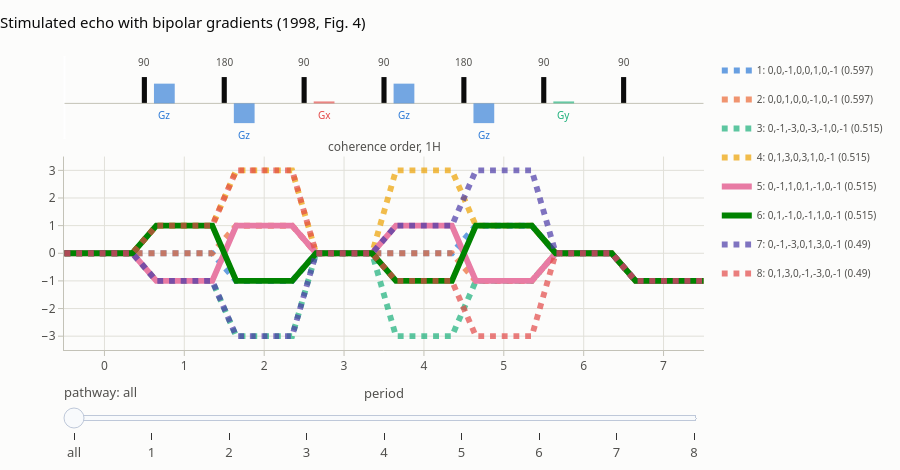

This figure's notebook cell:
### Markdown cell above
## The pathway explorer

`plot_pathways` draws the sequence above the coherence orders, every pathway as
a step line whose width follows its weight, wanted pathways solid and the rest
dashed. The slider steps through the ranked pathways, dimming the others and
listing the selected one's factors; hovering a segment shows them too, and the
legend toggles single pathways. Periods are drawn with equal width
(`to_scale=True` uses the real delays):

### Code cell
from ctps.plot import plot_pathways

plot_pathways(result, top=8, title="Stimulated echo with bipolar gradients (1998, Fig. 4)")

### Figure 1 — Plotly figure (JSON) as saved in the notebook; plotly's stock layout.template omitted (floating-point values rounded to 4 significant figures)
{"data": [{"hovertemplate": "pathway 1: 0,0,-1,0,0,1,0,-1<br>total 0.5971, ψ 315°<br>pc 0.7071 · grad 1 · diff 0.8444 · pulse 1<extra></extra>", "legendgroup": "0", "line": {"color": "#2a78d6", "dash": "dot", "width": 6.0}, "mode": "lines", "name": "1: 0,0,-1,0,0,1,0,-1 (0.597)", "opacity": 0.7, "showlegend": true, "x": [0.0, 0.85, 1.15, 1.85, 2.15, 2.85, 3.15, 3.85, 4.15, 4.85, 5.15, 5.85, 6.15, 6.85, 7.15, 8.0], "y": [0, 0, 0, 0, -1, -1, 0, 0, 0, 0, 1, 1, 0, 0, -1, -1], "type": "scatter", "xaxis": "x2", "yaxis": "y2"}, {"hovertemplate": "pathway 2: 0,0,1,0,0,-1,0,-1<br>total 0.5971, ψ 45°<br>pc 0.7071 · grad 1 · diff 0.8444 · pulse 1<extra></extra>", "legendgroup": "1", "line": {"color": "#eb6834", "dash": "dot", "width": 6.0}, "mode": "lines", "name": "2: 0,0,1,0,0,-1,0,-1 (0.597)", "opacity": 0.7, "showlegend": true, "x": [0.0, 0.85, 1.15, 1.85, 2.15, 2.85, 3.15, 3.85, 4.15, 4.85, 5.15, 5.85, 6.15, 6.85, 7.15, 8.0], "y": [0, 0, 0, 0, 1, 1, 0, 0, 0, 0, -1, -1, 0, 0, -1, -1], "type": "scatter", "xaxis": "x2", "yaxis": "y2"}, {"hovertemplate": "pathway 3: 0,-1,-3,0,-3,-1,0,-1<br>total 0.5149, ψ 0°<br>pc 1 · grad 1 · diff 0.5149 · pulse 1<extra></extra>", "legendgroup": "2", "line": {"color": "#1baf7a", "dash": "dot", "width": 5.893}, "mode": "lines", "name": "3: 0,-1,-3,0,-3,-1,0,-1 (0.515)", "opacity": 0.7, "showlegend": true, "x": [0.0, 0.85, 1.15, 1.85, 2.15, 2.85, 3.15, 3.85, 4.15, 4.85, 5.15, 5.85, 6.15, 6.85, 7.15, 8.0], "y": [0, 0, -1, -1, -3, -3, 0, 0, -3, -3, -1, -1, 0, 0, -1, -1], "type": "scatter", "xaxis": "x2", "yaxis": "y2"}, {"hovertemplate": "pathway 4: 0,1,3,0,3,1,0,-1<br>total 0.5149, ψ 0°<br>pc 1 · grad 1 · diff 0.5149 · pulse 1<extra></extra>", "legendgroup": "3", "line": {"color": "#eda100", "dash": "dot", "width": 5.893}, "mode": "lines", "name": "4: 0,1,3,0,3,1,0,-1 (0.515)", "opacity": 0.7, "showlegend": true, "x": [0.0, 0.85, 1.15, 1.85, 2.15, 2.85, 3.15, 3.85, 4.15, 4.85, 5.15, 5.85, 6.15, 6.85, 7.15, 8.0], "y": [0, 0, 1, 1, 3, 3, 0, 0, 3, 3, 1, 1, 0, 0, -1, -1], "type": "scatter", "xaxis": "x2", "yaxis": "y2"}, {"hovertemplate": "pathway 5: 0,-1,1,0,1,-1,0,-1<br>total 0.5149, ψ 0°<br>pc 1 · grad 1 · diff 0.5149 · pulse 1<extra></extra>", "legendgroup": "4", "line": {"color": "#e87ba4", "dash": "solid", "width": 5.893}, "mode": "lines", "name": "5: 0,-1,1,0,1,-1,0,-1 (0.515)", "opacity": 1.0, "showlegend": true, "x": [0.0, 0.85, 1.15, 1.85, 2.15, 2.85, 3.15, 3.85, 4.15, 4.85, 5.15, 5.85, 6.15, 6.85, 7.15, 8.0], "y": [0, 0, -1, -1, 1, 1, 0, 0, 1, 1, -1, -1, 0, 0, -1, -1], "type": "scatter", "xaxis": "x2", "yaxis": "y2"}, {"hovertemplate": "pathway 6: 0,1,-1,0,-1,1,0,-1<br>total 0.5149, ψ 0°<br>pc 1 · grad 1 · diff 0.5149 · pulse 1<extra></extra>", "legendgroup": "5", "line": {"color": "#008300", "dash": "solid", "width": 5.893}, "mode": "lines", "name": "6: 0,1,-1,0,-1,1,0,-1 (0.515)", "opacity": 1.0, "showlegend": true, "x": [0.0, 0.85, 1.15, 1.85, 2.15, 2.85, 3.15, 3.85, 4.15, 4.85, 5.15, 5.85, 6.15, 6.85, 7.15, 8.0], "y": [0, 0, 1, 1, -1, -1, 0, 0, -1, -1, 1, 1, 0, 0, -1, -1], "type": "scatter", "xaxis": "x2", "yaxis": "y2"}, {"hovertemplate": "pathway 7: 0,-1,-3,0,1,3,0,-1<br>total 0.4897, ψ 0°<br>pc 1 · grad 1 · diff 0.4897 · pulse 1<extra></extra>", "legendgroup": "6", "line": {"color": "#4a3aa7", "dash": "dot", "width": 5.857}, "mode": "lines", "name": "7: 0,-1,-3,0,1,3,0,-1 (0.49)", "opacity": 0.7, "showlegend": true, "x": [0.0, 0.85, 1.15, 1.85, 2.15, 2.85, 3.15, 3.85, 4.15, 4.85, 5.15, 5.85, 6.15, 6.85, 7.15, 8.0], "y": [0, 0, -1, -1, -3, -3, 0, 0, 1, 1, 3, 3, 0, 0, -1, -1], "type": "scatter", "xaxis": "x2", "yaxis": "y2"}, {"hovertemplate": "pathway 8: 0,1,3,0,-1,-3,0,-1<br>total 0.4897, ψ 0°<br>pc 1 · grad 1 · diff 0.4897 · pulse 1<extra></extra>", "legendgroup": "7", "line": {"color": "#e34948", "dash": "dot", "width": 5.857}, "mode": "lines", "name": "8: 0,1,3,0,-1,-3,0,-1 (0.49)", "opacity": 0.7, "showlegend": true, "x": [0.0, 0.85, 1.15, 1.85, 2.15, 2.85, 3.15, 3.85, 4.15, 4.85, 5.15, 5.85, 6.15, 6.85, 7.15, 8.0], "y": [0, 0, 1, 1, 3, 3, 0, 0, -1, -1, -3, -3, 0, 0, -1, -1], "type": "scatter", "xaxis": "x2", "yaxis": "y2"}], "layout": {"xaxis": {"anchor": "y", "domain": [0.0, 1.0], "matches": "x2", "showticklabels": false, "showgrid": false}, "yaxis": {"anchor": "x", "domain": [0.718, 1.0], "visible": false, "range": [-1.35, 1.8]}, "xaxis2": {"anchor": "y2", "domain": [0.0, 1.0], "title": {"font": {"color": "#52514e", "size": 13}, "text": "period"}, "tickfont": {"color": "#52514e", "size": 12}, "showgrid": true, "gridcolor": "#e1e0d9", "zeroline": false, "showline": true, "linecolor": "#c3c2b7", "ticks": "outside", "tickcolor": "#c3c2b7", "tickvals": [0.5, 1.5, 2.5, 3.5, 4.5, 5.5, 6.5, 7.5], "ticktext": ["0", "1", "2", "3", "4", "5", "6", "7"]}, "yaxis2": {"anchor": "x2", "domain": [0.0, 0.658], "tickfont": {"color": "#52514e", "size": 12}, "title": {"font": {"color": "#52514e", "size": 13}}, "range": [-3.5, 3.5], "dtick": 1, "showgrid": true, "gridcolor": "#e1e0d9", "zeroline": false, "showline": true, "linecolor": "#c3c2b7", "ticks": "outside", "tickcolor": "#c3c2b7"}, "annotations": [{"font": {"color": "#52514e", "size": 12}, "showarrow": false, "text": "coherence order, 1H", "x": 0.5, "xanchor": "center", "xref": "paper", "y": 0.658, "yanchor": "bottom", "yref": "paper"}, {"font": {"color": "#52514e", "size": 10}, "showarrow": false, "text": "90", "x": 1.0, "xanchor": "center", "xref": "x", "y": 1.22, "yanchor": "bottom", "yref": "y"}, {"font": {"color": "#52514e", "size": 10}, "showarrow": false, "text": "180", "x": 2.0, "xanchor": "center", "xref": "x", "y": 1.22, "yanchor": "bottom", "yref": "y"}, {"font": {"color": "#52514e", "size": 10}, "showarrow": false, "text": "90", "x": 3.0, "xanchor": "center", "xref": "x", "y": 1.22, "yanchor": "bottom", "yref": "y"}, {"font": {"color": "#52514e", "size": 10}, "showarrow": false, "text": "90", "x": 4.0, "xanchor": "center", "xref": "x", "y": 1.22, "yanchor": "bottom", "yref": "y"}, {"font": {"color": "#52514e", "size": 10}, "showarrow": false, "text": "180", "x": 5.0, "xanchor": "center", "xref": "x", "y": 1.22, "yanchor": "bottom", "yref": "y"}, {"font": {"color": "#52514e", "size": 10}, "showarrow": false, "text": "90", "x": 6.0, "xanchor": "center", "xref": "x", "y": 1.22, "yanchor": "bottom", "yref": "y"}, {"font": {"color": "#52514e", "size": 10}, "showarrow": false, "text": "90", "x": 7.0, "xanchor": "center", "xref": "x", "y": 1.22, "yanchor": "bottom", "yref": "y"}, {"font": {"color": "#2a78d6", "size": 10}, "showarrow": false, "text": "Gz", "x": 1.25, "xanchor": "center", "xref": "x", "y": -0.1, "yanchor": "top", "yref": "y"}, {"font": {"color": "#2a78d6", "size": 10}, "showarrow": false, "text": "Gz", "x": 2.25, "xanchor": "center", "xref": "x", "y": -0.85, "yanchor": "top", "yref": "y"}, {"font": {"color": "#e34948", "size": 10}, "showarrow": false, "text": "Gx", "x": 3.25, "xanchor": "center", "xref": "x", "y": -0.1, "yanchor": "top", "yref": "y"}, {"font": {"color": "#2a78d6", "size": 10}, "showarrow": false, "text": "Gz", "x": 4.25, "xanchor": "center", "xref": "x", "y": -0.1, "yanchor": "top", "yref": "y"}, {"font": {"color": "#2a78d6", "size": 10}, "showarrow": false, "text": "Gz", "x": 5.25, "xanchor": "center", "xref": "x", "y": -0.85, "yanchor": "top", "yref": "y"}, {"font": {"color": "#1baf7a", "size": 10}, "showarrow": false, "text": "Gy", "x": 6.25, "xanchor": "center", "xref": "x", "y": -0.1, "yanchor": "top", "yref": "y"}], "shapes": [{"fillcolor": "#0b0b0b", "line": {"width": 0}, "type": "rect", "x0": 0.968, "x1": 1.032, "xref": "x", "y0": 0.0, "y1": 1.0, "yref": "y"}, {"fillcolor": "#0b0b0b", "line": {"width": 0}, "type": "rect", "x0": 1.968, "x1": 2.032, "xref": "x", "y0": 0.0, "y1": 1.0, "yref": "y"}, {"fillcolor": "#0b0b0b", "line": {"width": 0}, "type": "rect", "x0": 2.968, "x1": 3.032, "xref": "x", "y0": 0.0, "y1": 1.0, "yref": "y"}, {"fillcolor": "#0b0b0b", "line": {"width": 0}, "type": "rect", "x0": 3.968, "x1": 4.032, "xref": "x", "y0": 0.0, "y1": 1.0, "yref": "y"}, {"fillcolor": "#0b0b0b", "line": {"width": 0}, "type": "rect", "x0": 4.968, "x1": 5.032, "xref": "x", "y0": 0.0, "y1": 1.0, "yref": "y"}, {"fillcolor": "#0b0b0b", "line": {"width": 0}, "type": "rect", "x0": 5.968, "x1": 6.032, "xref": "x", "y0": 0.0, "y1": 1.0, "yref": "y"}, {"fillcolor": "#0b0b0b", "line": {"width": 0}, "type": "rect", "x0": 6.968, "x1": 7.032, "xref": "x", "y0": 0.0, "y1": 1.0, "yref": "y"}, {"line": {"color": "#c3c2b7", "width": 1}, "type": "line", "x0": 0.0, "x1": 8.0, "xref": "x", "y0": 0.0, "y1": 0.0, "yref": "y"}, {"fillcolor": "#2a78d6", "line": {"width": 0}, "opacity": 0.65, "type": "rect", "x0": 1.12, "x1": 1.38, "xref": "x", "y0": 0.0, "y1": 0.75, "yref": "y"}, {"fillcolor": "#2a78d6", "line": {"width": 0}, "opacity": 0.65, "type": "rect", "x0": 2.12, "x1": 2.38, "xref": "x", "y0": 0.0, "y1": -0.75, "yref": "y"}, {"fillcolor": "#e34948", "line": {"width": 0}, "opacity": 0.65, "type": "rect", "x0": 3.12, "x1": 3.38, "xref": "x", "y0": 0.0, "y1": 0.075, "yref": "y"}, {"fillcolor": "#2a78d6", "line": {"width": 0}, "opacity": 0.65, "type": "rect", "x0": 4.12, "x1": 4.38, "xref": "x", "y0": 0.0, "y1": 0.75, "yref": "y"}, {"fillcolor": "#2a78d6", "line": {"width": 0}, "opacity": 0.65, "type": "rect", "x0": 5.12, "x1": 5.38, "xref": "x", "y0": 0.0, "y1": -0.75, "yref": "y"}, {"fillcolor": "#1baf7a", "line": {"width": 0}, "opacity": 0.65, "type": "rect", "x0": 6.12, "x1": 6.38, "xref": "x", "y0": 0.0, "y1": 0.075, "yref": "y"}], "font": {"family": "system-ui, -apple-system, \"Segoe UI\", Roboto, sans-serif", "color": "#0b0b0b", "size": 13}, "margin": {"l": 64, "r": 24, "t": 56, "b": 48}, "title": {"font": {"size": 15, "color": "#0b0b0b"}, "text": "Stimulated echo with bipolar gradients (1998, Fig. 4)", "x": 0, "xanchor": "left"}, "legend": {"font": {"size": 10, "color": "#52514e"}, "orientation": "v", "x": 1.02, "y": 1, "bgcolor": "rgba(0,0,0,0)"}, "modebar": {"bgcolor": "rgba(0,0,0,0)", "color": "#898781", "activecolor": "#52514e", "remove": ["lasso2d", "select2d"]}, "sliders": [{"active": 0, "currentvalue": {"font": {"color": "#52514e"}, "prefix": "pathway: "}, "font": {"color": "#52514e"}, "pad": {"t": 30}, "steps": [{"args": [{"opacity": [0.7, 0.7, 0.7, 0.7, 1.0, 1.0, 0.7, 0.7]}, {"annotations": [{"font": {"color": "#52514e", "size": 12}, "showarrow": false, "text": "coherence order, 1H", "x": 0.5, "xanchor": "center", "xref": "paper", "y": 0.658, "yanchor": "bottom", "yref": "paper"}, {"font": {"color": "#52514e", "size": 10}, "showarrow": false, "text": "90", "x": 1.0, "xanchor": "center", "xref": "x", "y": 1.22, "yanchor": "bottom", "yref": "y"}, {"font": {"color": "#52514e", "size": 10}, "showarrow": false, "text": "180", "x": 2.0, "xanchor": "center", "xref": "x", "y": 1.22, "yanchor": "bottom", "yref": "y"}, {"font": {"color": "#52514e", "size": 10}, "showarrow": false, "text": "90", "x": 3.0, "xanchor": "center", "xref": "x", "y": 1.22, "yanchor": "bottom", "yref": "y"}, {"font": {"color": "#52514e", "size": 10}, "showarrow": false, "text": "90", "x": 4.0, "xanchor": "center", "xref": "x", "y": 1.22, "yanchor": "bottom", "yref": "y"}, {"font": {"color": "#52514e", "size": 10}, "showarrow": false, "text": "180", "x": 5.0, "xanchor": "center", "xref": "x", "y": 1.22, "yanchor": "bottom", "yref": "y"}, {"font": {"color": "#52514e", "size": 10}, "showarrow": false, "text": "90", "x": 6.0, "xanchor": "center", "xref": "x", "y": 1.22, "yanchor": "bottom", "yref": "y"}, {"font": {"color": "#52514e", "size": 10}, "showarrow": false, "text": "90", "x": 7.0, "xanchor": "center", "xref": "x", "y": 1.22, "yanchor": "bottom", "yref": "y"}, {"font": {"color": "#2a78d6", "size": 10}, "showarrow": false, "text": "Gz", "x": 1.25, "xanchor": "center", "xref": "x", "y": -0.1, "yanchor": "top", "yref": "y"}, {"font": {"color": "#2a78d6", "size": 10}, "showarrow": false, "text": "Gz", "x": 2.25, "xanchor": "center", "xref": "x", "y": -0.85, "yanchor": "top", "yref": "y"}, {"font": {"color": "#e34948", "size": 10}, "showarrow": false, "text": "Gx", "x": 3.25, "xanchor": "center", "xref": "x", "y": -0.1, "yanchor": "top", "yref": "y"}, {"font": {"color": "#2a78d6", "size": 10}, "showarrow": false, "text": "Gz", "x": 4.25, "xanchor": "center", "xref": "x", "y": -0.1, "yanchor": "top", "yref": "y"}, {"font": {"color": "#2a78d6", "size": 10}, "showarrow": false, "text": "Gz", "x": 5.25, "xanchor": "center", "xref": "x", "y": -0.85, "yanchor": "top", "yref": "y"}, {"font": {"color": "#1baf7a", "size": 10}, "showarrow": false, "text": "Gy", "x": 6.25, "xanchor": "center", "xref": "x", "y": -0.1, "yanchor": "top", "yref": "y"}]}], "label": "all", "method": "update"}, {"args": [{"opacity": [1.0, 0.12, 0.12, 0.12, 0.12, 0.12, 0.12, 0.12]}, {"annotations": [{"font": {"color": "#52514e", "size": 12}, "showarrow": false, "text": "coherence order, 1H", "x": 0.5, "xanchor": "center", "xref": "paper", "y": 0.658, "yanchor": "bottom", "yref": "paper"}, {"font": {"color": "#52514e", "size": 10}, "showarrow": false, "text": "90", "x": 1.0, "xanchor": "center", "xref": "x", "y": 1.22, "yanchor": "bottom", "yref": "y"}, {"font": {"color": "#52514e", "size": 10}, "showarrow": false, "text": "180", "x": 2.0, "xanchor": "center", "xref": "x", "y": 1.22, "yanchor": "bottom", "yref": "y"}, {"font": {"color": "#52514e", "size": 10}, "showarrow": false, "text": "90", "x": 3.0, "xanchor": "center", "xref": "x", "y": 1.22, "yanchor": "bottom", "yref": "y"}, {"font": {"color": "#52514e", "size": 10}, "showarrow": false, "text": "90", "x": 4.0, "xanchor": "center", "xref": "x", "y": 1.22, "yanchor": "bottom", "yref": "y"}, {"font": {"color": "#52514e", "size": 10}, "showarrow": false, "text": "180", "x": 5.0, "xanchor": "center", "xref": "x", "y": 1.22, "yanchor": "bottom", "yref": "y"}, {"font": {"color": "#52514e", "size": 10}, "showarrow": false, "text": "90", "x": 6.0, "xanchor": "center", "xref": "x", "y": 1.22, "yanchor": "bottom", "yref": "y"}, {"font": {"color": "#52514e", "size": 10}, "showarrow": false, "text": "90", "x": 7.0, "xanchor": "center", "xref": "x", "y": 1.22, "yanchor": "bottom", "yref": "y"}, {"font": {"color": "#2a78d6", "size": 10}, "showarrow": false, "text": "Gz", "x": 1.25, "xanchor": "center", "xref": "x", "y": -0.1, "yanchor": "top", "yref": "y"}, {"font": {"color": "#2a78d6", "size": 10}, "showarrow": false, "text": "Gz", "x": 2.25, "xanchor": "center", "xref": "x", "y": -0.85, "yanchor": "top", "yref": "y"}, {"font": {"color": "#e34948", "size": 10}, "showarrow": false, "text": "Gx", "x": 3.25, "xanchor": "center", "xref": "x", "y": -0.1, "yanchor": "top", "yref": "y"}, {"font": {"color": "#2a78d6", "size": 10}, "showarrow": false, "text": "Gz", "x": 4.25, "xanchor": "center", "xref": "x", "y": -0.1, "yanchor": "top", "yref": "y"}, {"font": {"color": "#2a78d6", "size": 10}, "showarrow": false, "text": "Gz", "x": 5.25, "xanchor": "center", "xref": "x", "y": -0.85, "yanchor": "top", "yref": "y"}, {"font": {"color": "#1baf7a", "size": 10}, "showarrow": false, "text": "Gy", "x": 6.25, "xanchor": "center", "xref": "x", "y": -0.1, "yanchor": "top", "yref": "y"}, {"xref": "paper", "yref": "paper", "x": 1.0, "y": 0.0, "xanchor": "right", "yanchor": "bottom", "align": "left", "showarrow": false, "bgcolor": "#fcfcfb", "bordercolor": "#c3c2b7", "borderwidth": 1, "font": {"size": 11, "color": "#0b0b0b"}, "text": "<b>pathway 1</b> 0,0,-1,0,0,1,0,-1<br>total 0.5971, ψ 315°<br>phase cycle 0.7071<br>gradient 1<br>diffusion 0.8444<br>pulses 1"}]}], "label": "1", "method": "update"}, {"args": [{"opacity": [0.12, 1.0, 0.12, 0.12, 0.12, 0.12, 0.12, 0.12]}, {"annotations": [{"font": {"color": "#52514e", "size": 12}, "showarrow": false, "text": "coherence order, 1H", "x": 0.5, "xanchor": "center", "xref": "paper", "y": 0.658, "yanchor": "bottom", "yref": "paper"}, {"font": {"color": "#52514e", "size": 10}, "showarrow": false, "text": "90", "x": 1.0, "xanchor": "center", "xref": "x", "y": 1.22, "yanchor": "bottom", "yref": "y"}, {"font": {"color": "#52514e", "size": 10}, "showarrow": false, "text": "180", "x": 2.0, "xanchor": "center", "xref": "x", "y": 1.22, "yanchor": "bottom", "yref": "y"}, {"font": {"color": "#52514e", "size": 10}, "showarrow": false, "text": "90", "x": 3.0, "xanchor": "center", "xref": "x", "y": 1.22, "yanchor": "bottom", "yref": "y"}, {"font": {"color": "#52514e", "size": 10}, "showarrow": false, "text": "90", "x": 4.0, "xanchor": "center", "xref": "x", "y": 1.22, "yanchor": "bottom", "yref": "y"}, {"font": {"color": "#52514e", "size": 10}, "showarrow": false, "text": "180", "x": 5.0, "xanchor": "center", "xref": "x", "y": 1.22, "yanchor": "bottom", "yref": "y"}, {"font": {"color": "#52514e", "size": 10}, "showarrow": false, "text": "90", "x": 6.0, "xanchor": "center", "xref": "x", "y": 1.22, "yanchor": "bottom", "yref": "y"}, {"font": {"color": "#52514e", "size": 10}, "showarrow": false, "text": "90", "x": 7.0, "xanchor": "center", "xref": "x", "y": 1.22, "yanchor": "bottom", "yref": "y"}, {"font": {"color": "#2a78d6", "size": 10}, "showarrow": false, "text": "Gz", "x": 1.25, "xanchor": "center", "xref": "x", "y": -0.1, "yanchor": "top", "yref": "y"}, {"font": {"color": "#2a78d6", "size": 10}, "showarrow": false, "text": "Gz", "x": 2.25, "xanchor": "center", "xref": "x", "y": -0.85, "yanchor": "top", "yref": "y"}, {"font": {"color": "#e34948", "size": 10}, "showarrow": false, "text": "Gx", "x": 3.25, "xanchor": "center", "xref": "x", "y": -0.1, "yanchor": "top", "yref": "y"}, {"font": {"color": "#2a78d6", "size": 10}, "showarrow": false, "text": "Gz", "x": 4.25, "xanchor": "center", "xref": "x", "y": -0.1, "yanchor": "top", "yref": "y"}, {"font": {"color": "#2a78d6", "size": 10}, "showarrow": false, "text": "Gz", "x": 5.25, "xanchor": "center", "xref": "x", "y": -0.85, "yanchor": "top", "yref": "y"}, {"font": {"color": "#1baf7a", "size": 10}, "showarrow": false, "text": "Gy", "x": 6.25, "xanchor": "center", "xref": "x", "y": -0.1, "yanchor": "top", "yref": "y"}, {"xref": "paper", "yref": "paper", "x": 1.0, "y": 0.0, "xanchor": "right", "yanchor": "bottom", "align": "left", "showarrow": false, "bgcolor": "#fcfcfb", "bordercolor": "#c3c2b7", "borderwidth": 1, "font": {"size": 11, "color": "#0b0b0b"}, "text": "<b>pathway 2</b> 0,0,1,0,0,-1,0,-1<br>total 0.5971, ψ 45°<br>phase cycle 0.7071<br>gradient 1<br>diffusion 0.8444<br>pulses 1"}]}], "label": "2", "method": "update"}, {"args": [{"opacity": [0.12, 0.12, 1.0, 0.12, 0.12, 0.12, 0.12, 0.12]}, {"annotations": [{"font": {"color": "#52514e", "size": 12}, "showarrow": false, "text": "coherence order, 1H", "x": 0.5, "xanchor": "center", "xref": "paper", "y": 0.658, "yanchor": "bottom", "yref": "paper"}, {"font": {"color": "#52514e", "size": 10}, "showarrow": false, "text": "90", "x": 1.0, "xanchor": "center", "xref": "x", "y": 1.22, "yanchor": "bottom", "yref": "y"}, {"font": {"color": "#52514e", "size": 10}, "showarrow": false, "text": "180", "x": 2.0, "xanchor": "center", "xref": "x", "y": 1.22, "yanchor": "bottom", "yref": "y"}, {"font": {"color": "#52514e", "size": 10}, "showarrow": false, "text": "90", "x": 3.0, "xanchor": "center", "xref": "x", "y": 1.22, "yanchor": "bottom", "yref": "y"}, {"font": {"color": "#52514e", "size": 10}, "showarrow": false, "text": "90", "x": 4.0, "xanchor": "center", "xref": "x", "y": 1.22, "yanchor": "bottom", "yref": "y"}, {"font": {"color": "#52514e", "size": 10}, "showarrow": false, "text": "180", "x": 5.0, "xanchor": "center", "xref": "x", "y": 1.22, "yanchor": "bottom", "yref": "y"}, {"font": {"color": "#52514e", "size": 10}, "showarrow": false, "text": "90", "x": 6.0, "xanchor": "center", "xref": "x", "y": 1.22, "yanchor": "bottom", "yref": "y"}, {"font": {"color": "#52514e", "size": 10}, "showarrow": false, "text": "90", "x": 7.0, "xanchor": "center", "xref": "x", "y": 1.22, "yanchor": "bottom", "yref": "y"}, {"font": {"color": "#2a78d6", "size": 10}, "showarrow": false, "text": "Gz", "x": 1.25, "xanchor": "center", "xref": "x", "y": -0.1, "yanchor": "top", "yref": "y"}, {"font": {"color": "#2a78d6", "size": 10}, "showarrow": false, "text": "Gz", "x": 2.25, "xanchor": "center", "xref": "x", "y": -0.85, "yanchor": "top", "yref": "y"}, {"font": {"color": "#e34948", "size": 10}, "showarrow": false, "text": "Gx", "x": 3.25, "xanchor": "center", "xref": "x", "y": -0.1, "yanchor": "top", "yref": "y"}, {"font": {"color": "#2a78d6", "size": 10}, "showarrow": false, "text": "Gz", "x": 4.25, "xanchor": "center", "xref": "x", "y": -0.1, "yanchor": "top", "yref": "y"}, {"font": {"color": "#2a78d6", "size": 10}, "showarrow": false, "text": "Gz", "x": 5.25, "xanchor": "center", "xref": "x", "y": -0.85, "yanchor": "top", "yref": "y"}, {"font": {"color": "#1baf7a", "size": 10}, "showarrow": false, "text": "Gy", "x": 6.25, "xanchor": "center", "xref": "x", "y": -0.1, "yanchor": "top", "yref": "y"}, {"xref": "paper", "yref": "paper", "x": 1.0, "y": 0.0, "xanchor": "right", "yanchor": "bottom", "align": "left", "showarrow": false, "bgcolor": "#fcfcfb", "bordercolor": "#c3c2b7", "borderwidth": 1, "font": {"size": 11, "color": "#0b0b0b"}, "text": "<b>pathway 3</b> 0,-1,-3,0,-3,-1,0,-1<br>total 0.5149, ψ 0°<br>phase cycle 1<br>gradient 1<br>diffusion 0.5149<br>pulses 1"}]}], "label": "3", "method": "update"}, {"args": [{"opacity": [0.12, 0.12, 0.12, 1.0, 0.12, 0.12, 0.12, 0.12]}, {"annotations": [{"font": {"color": "#52514e", "size": 12}, "showarrow": false, "text": "coherence order, 1H", "x": 0.5, "xanchor": "center", "xref": "paper", "y": 0.658, "yanchor": "bottom", "yref": "paper"}, {"font": {"color": "#52514e", "size": 10}, "showarrow": false, "text": "90", "x": 1.0, "xanchor": "center", "xref": "x", "y": 1.22, "yanchor": "bottom", "yref": "y"}, {"font": {"color": "#52514e", "size": 10}, "showarrow": false, "text": "180", "x": 2.0, "xanchor": "center", "xref": "x", "y": 1.22, "yanchor": "bottom", "yref": "y"}, {"font": {"color": "#52514e", "size": 10}, "showarrow": false, "text": "90", "x": 3.0, "xanchor": "center", "xref": "x", "y": 1.22, "yanchor": "bottom", "yref": "y"}, {"font": {"color": "#52514e", "size": 10}, "showarrow": false, "text": "90", "x": 4.0, "xanchor": "center", "xref": "x", "y": 1.22, "yanchor": "bottom", "yref": "y"}, {"font": {"color": "#52514e", "size": 10}, "showarrow": false, "text": "180", "x": 5.0, "xanchor": "center", "xref": "x", "y": 1.22, "yanchor": "bottom", "yref": "y"}, {"font": {"color": "#52514e", "size": 10}, "showarrow": false, "text": "90", "x": 6.0, "xanchor": "center", "xref": "x", "y": 1.22, "yanchor": "bottom", "yref": "y"}, {"font": {"color": "#52514e", "size": 10}, "showarrow": false, "text": "90", "x": 7.0, "xanchor": "center", "xref": "x", "y": 1.22, "yanchor": "bottom", "yref": "y"}, {"font": {"color": "#2a78d6", "size": 10}, "showarrow": false, "text": "Gz", "x": 1.25, "xanchor": "center", "xref": "x", "y": -0.1, "yanchor": "top", "yref": "y"}, {"font": {"color": "#2a78d6", "size": 10}, "showarrow": false, "text": "Gz", "x": 2.25, "xanchor": "center", "xref": "x", "y": -0.85, "yanchor": "top", "yref": "y"}, {"font": {"color": "#e34948", "size": 10}, "showarrow": false, "text": "Gx", "x": 3.25, "xanchor": "center", "xref": "x", "y": -0.1, "yanchor": "top", "yref": "y"}, {"font": {"color": "#2a78d6", "size": 10}, "showarrow": false, "text": "Gz", "x": 4.25, "xanchor": "center", "xref": "x", "y": -0.1, "yanchor": "top", "yref": "y"}, {"font": {"color": "#2a78d6", "size": 10}, "showarrow": false, "text": "Gz", "x": 5.25, "xanchor": "center", "xref": "x", "y": -0.85, "yanchor": "top", "yref": "y"}, {"font": {"color": "#1baf7a", "size": 10}, "showarrow": false, "text": "Gy", "x": 6.25, "xanchor": "center", "xref": "x", "y": -0.1, "yanchor": "top", "yref": "y"}, {"xref": "paper", "yref": "paper", "x": 1.0, "y": 0.0, "xanchor": "right", "yanchor": "bottom", "align": "left", "showarrow": false, "bgcolor": "#fcfcfb", "bordercolor": "#c3c2b7", "borderwidth": 1, "font": {"size": 11, "color": "#0b0b0b"}, "text": "<b>pathway 4</b> 0,1,3,0,3,1,0,-1<br>total 0.5149, ψ 0°<br>phase cycle 1<br>gradient 1<br>diffusion 0.5149<br>pulses 1"}]}], "label": "4", "method": "update"}, {"args": [{"opacity": [0.12, 0.12, 0.12, 0.12, 1.0, 0.12, 0.12, 0.12]}, {"annotations": [{"font": {"color": "#52514e", "size": 12}, "showarrow": false, "text": "coherence order, 1H", "x": 0.5, "xanchor": "center", "xref": "paper", "y": 0.658, "yanchor": "bottom", "yref": "paper"}, {"font": {"color": "#52514e", "size": 10}, "showarrow": false, "text": "90", "x": 1.0, "xanchor": "center", "xref": "x", "y": 1.22, "yanchor": "bottom", "yref": "y"}, {"font": {"color": "#52514e", "size": 10}, "showarrow": false, "text": "180", "x": 2.0, "xanchor": "center", "xref": "x", "y": 1.22, "yanchor": "bottom", "yref": "y"}, {"font": {"color": "#52514e", "size": 10}, "showarrow": false, "text": "90", "x": 3.0, "xanchor": "center", "xref": "x", "y": 1.22, "yanchor": "bottom", "yref": "y"}, {"font": {"color": "#52514e", "size": 10}, "showarrow": false, "text": "90", "x": 4.0, "xanchor": "center", "xref": "x", "y": 1.22, "yanchor": "bottom", "yref": "y"}, {"font": {"color": "#52514e", "size": 10}, "showarrow": false, "text": "180", "x": 5.0, "xanchor": "center", "xref": "x", "y": 1.22, "yanchor": "bottom", "yref": "y"}, {"font": {"color": "#52514e", "size": 10}, "showarrow": false, "text": "90", "x": 6.0, "xanchor": "center", "xref": "x", "y": 1.22, "yanchor": "bottom", "yref": "y"}, {"font": {"color": "#52514e", "size": 10}, "showarrow": false, "text": "90", "x": 7.0, "xanchor": "center", "xref": "x", "y": 1.22, "yanchor": "bottom", "yref": "y"}, {"font": {"color": "#2a78d6", "size": 10}, "showarrow": false, "text": "Gz", "x": 1.25, "xanchor": "center", "xref": "x", "y": -0.1, "yanchor": "top", "yref": "y"}, {"font": {"color": "#2a78d6", "size": 10}, "showarrow": false, "text": "Gz", "x": 2.25, "xanchor": "center", "xref": "x", "y": -0.85, "yanchor": "top", "yref": "y"}, {"font": {"color": "#e34948", "size": 10}, "showarrow": false, "text": "Gx", "x": 3.25, "xanchor": "center", "xref": "x", "y": -0.1, "yanchor": "top", "yref": "y"}, {"font": {"color": "#2a78d6", "size": 10}, "showarrow": false, "text": "Gz", "x": 4.25, "xanchor": "center", "xref": "x", "y": -0.1, "yanchor": "top", "yref": "y"}, {"font": {"color": "#2a78d6", "size": 10}, "showarrow": false, "text": "Gz", "x": 5.25, "xanchor": "center", "xref": "x", "y": -0.85, "yanchor": "top", "yref": "y"}, {"font": {"color": "#1baf7a", "size": 10}, "showarrow": false, "text": "Gy", "x": 6.25, "xanchor": "center", "xref": "x", "y": -0.1, "yanchor": "top", "yref": "y"}, {"xref": "paper", "yref": "paper", "x": 1.0, "y": 0.0, "xanchor": "right", "yanchor": "bottom", "align": "left", "showarrow": false, "bgcolor": "#fcfcfb", "bordercolor": "#c3c2b7", "borderwidth": 1, "font": {"size": 11, "color": "#0b0b0b"}, "text": "<b>pathway 5</b> 0,-1,1,0,1,-1,0,-1 (wanted)<br>total 0.5149, ψ 0°<br>phase cycle 1<br>gradient 1<br>diffusion 0.5149<br>pulses 1"}]}], "label": "5", "method": "update"}, {"args": [{"opacity": [0.12, 0.12, 0.12, 0.12, 0.12, 1.0, 0.12, 0.12]}, {"annotations": [{"font": {"color": "#52514e", "size": 12}, "showarrow": false, "text": "coherence order, 1H", "x": 0.5, "xanchor": "center", "xref": "paper", "y": 0.658, "yanchor": "bottom", "yref": "paper"}, {"font": {"color": "#52514e", "size": 10}, "showarrow": false, "text": "90", "x": 1.0, "xanchor": "center", "xref": "x", "y": 1.22, "yanchor": "bottom", "yref": "y"}, {"font": {"color": "#52514e", "size": 10}, "showarrow": false, "text": "180", "x": 2.0, "xanchor": "center", "xref": "x", "y": 1.22, "yanchor": "bottom", "yref": "y"}, {"font": {"color": "#52514e", "size": 10}, "showarrow": false, "text": "90", "x": 3.0, "xanchor": "center", "xref": "x", "y": 1.22, "yanchor": "bottom", "yref": "y"}, {"font": {"color": "#52514e", "size": 10}, "showarrow": false, "text": "90", "x": 4.0, "xanchor": "center", "xref": "x", "y": 1.22, "yanchor": "bottom", "yref": "y"}, {"font": {"color": "#52514e", "size": 10}, "showarrow": false, "text": "180", "x": 5.0, "xanchor": "center", "xref": "x", "y": 1.22, "yanchor": "bottom", "yref": "y"}, {"font": {"color": "#52514e", "size": 10}, "showarrow": false, "text": "90", "x": 6.0, "xanchor": "center", "xref": "x", "y": 1.22, "yanchor": "bottom", "yref": "y"}, {"font": {"color": "#52514e", "size": 10}, "showarrow": false, "text": "90", "x": 7.0, "xanchor": "center", "xref": "x", "y": 1.22, "yanchor": "bottom", "yref": "y"}, {"font": {"color": "#2a78d6", "size": 10}, "showarrow": false, "text": "Gz", "x": 1.25, "xanchor": "center", "xref": "x", "y": -0.1, "yanchor": "top", "yref": "y"}, {"font": {"color": "#2a78d6", "size": 10}, "showarrow": false, "text": "Gz", "x": 2.25, "xanchor": "center", "xref": "x", "y": -0.85, "yanchor": "top", "yref": "y"}, {"font": {"color": "#e34948", "size": 10}, "showarrow": false, "text": "Gx", "x": 3.25, "xanchor": "center", "xref": "x", "y": -0.1, "yanchor": "top", "yref": "y"}, {"font": {"color": "#2a78d6", "size": 10}, "showarrow": false, "text": "Gz", "x": 4.25, "xanchor": "center", "xref": "x", "y": -0.1, "yanchor": "top", "yref": "y"}, {"font": {"color": "#2a78d6", "size": 10}, "showarrow": false, "text": "Gz", "x": 5.25, "xanchor": "center", "xref": "x", "y": -0.85, "yanchor": "top", "yref": "y"}, {"font": {"color": "#1baf7a", "size": 10}, "showarrow": false, "text": "Gy", "x": 6.25, "xanchor": "center", "xref": "x", "y": -0.1, "yanchor": "top", "yref": "y"}, {"xref": "paper", "yref": "paper", "x": 1.0, "y": 0.0, "xanchor": "right", "yanchor": "bottom", "align": "left", "showarrow": false, "bgcolor": "#fcfcfb", "bordercolor": "#c3c2b7", "borderwidth": 1, "font": {"size": 11, "color": "#0b0b0b"}, "text": "<b>pathway 6</b> 0,1,-1,0,-1,1,0,-1 (wanted)<br>total 0.5149, ψ 0°<br>phase cycle 1<br>gradient 1<br>diffusion 0.5149<br>pulses 1"}]}], "label": "6", "method": "update"}, {"args": [{"opacity": [0.12, 0.12, 0.12, 0.12, 0.12, 0.12, 1.0, 0.12]}, {"annotations": [{"font": {"color": "#52514e", "size": 12}, "showarrow": false, "text": "coherence order, 1H", "x": 0.5, "xanchor": "center", "xref": "paper", "y": 0.658, "yanchor": "bottom", "yref": "paper"}, {"font": {"color": "#52514e", "size": 10}, "showarrow": false, "text": "90", "x": 1.0, "xanchor": "center", "xref": "x", "y": 1.22, "yanchor": "bottom", "yref": "y"}, {"font": {"color": "#52514e", "size": 10}, "showarrow": false, "text": "180", "x": 2.0, "xanchor": "center", "xref": "x", "y": 1.22, "yanchor": "bottom", "yref": "y"}, {"font": {"color": "#52514e", "size": 10}, "showarrow": false, "text": "90", "x": 3.0, "xanchor": "center", "xref": "x", "y": 1.22, "yanchor": "bottom", "yref": "y"}, {"font": {"color": "#52514e", "size": 10}, "showarrow": false, "text": "90", "x": 4.0, "xanchor": "center", "xref": "x", "y": 1.22, "yanchor": "bottom", "yref": "y"}, {"font": {"color": "#52514e", "size": 10}, "showarrow": false, "text": "180", "x": 5.0, "xanchor": "center", "xref": "x", "y": 1.22, "yanchor": "bottom", "yref": "y"}, {"font": {"color": "#52514e", "size": 10}, "showarrow": false, "text": "90", "x": 6.0, "xanchor": "center", "xref": "x", "y": 1.22, "yanchor": "bottom", "yref": "y"}, {"font": {"color": "#52514e", "size": 10}, "showarrow": false, "text": "90", "x": 7.0, "xanchor": "center", "xref": "x", "y": 1.22, "yanchor": "bottom", "yref": "y"}, {"font": {"color": "#2a78d6", "size": 10}, "showarrow": false, "text": "Gz", "x": 1.25, "xanchor": "center", "xref": "x", "y": -0.1, "yanchor": "top", "yref": "y"}, {"font": {"color": "#2a78d6", "size": 10}, "showarrow": false, "text": "Gz", "x": 2.25, "xanchor": "center", "xref": "x", "y": -0.85, "yanchor": "top", "yref": "y"}, {"font": {"color": "#e34948", "size": 10}, "showarrow": false, "text": "Gx", "x": 3.25, "xanchor": "center", "xref": "x", "y": -0.1, "yanchor": "top", "yref": "y"}, {"font": {"color": "#2a78d6", "size": 10}, "showarrow": false, "text": "Gz", "x": 4.25, "xanchor": "center", "xref": "x", "y": -0.1, "yanchor": "top", "yref": "y"}, {"font": {"color": "#2a78d6", "size": 10}, "showarrow": false, "text": "Gz", "x": 5.25, "xanchor": "center", "xref": "x", "y": -0.85, "yanchor": "top", "yref": "y"}, {"font": {"color": "#1baf7a", "size": 10}, "showarrow": false, "text": "Gy", "x": 6.25, "xanchor": "center", "xref": "x", "y": -0.1, "yanchor": "top", "yref": "y"}, {"xref": "paper", "yref": "paper", "x": 1.0, "y": 0.0, "xanchor": "right", "yanchor": "bottom", "align": "left", "showarrow": false, "bgcolor": "#fcfcfb", "bordercolor": "#c3c2b7", "borderwidth": 1, "font": {"size": 11, "color": "#0b0b0b"}, "text": "<b>pathway 7</b> 0,-1,-3,0,1,3,0,-1<br>total 0.4897, ψ 0°<br>phase cycle 1<br>gradient 1<br>diffusion 0.4897<br>pulses 1"}]}], "label": "7", "method": "update"}, {"args": [{"opacity": [0.12, 0.12, 0.12, 0.12, 0.12, 0.12, 0.12, 1.0]}, {"annotations": [{"font": {"color": "#52514e", "size": 12}, "showarrow": false, "text": "coherence order, 1H", "x": 0.5, "xanchor": "center", "xref": "paper", "y": 0.658, "yanchor": "bottom", "yref": "paper"}, {"font": {"color": "#52514e", "size": 10}, "showarrow": false, "text": "90", "x": 1.0, "xanchor": "center", "xref": "x", "y": 1.22, "yanchor": "bottom", "yref": "y"}, {"font": {"color": "#52514e", "size": 10}, "showarrow": false, "text": "180", "x": 2.0, "xanchor": "center", "xref": "x", "y": 1.22, "yanchor": "bottom", "yref": "y"}, {"font": {"color": "#52514e", "size": 10}, "showarrow": false, "text": "90", "x": 3.0, "xanchor": "center", "xref": "x", "y": 1.22, "yanchor": "bottom", "yref": "y"}, {"font": {"color": "#52514e", "size": 10}, "showarrow": false, "text": "90", "x": 4.0, "xanchor": "center", "xref": "x", "y": 1.22, "yanchor": "bottom", "yref": "y"}, {"font": {"color": "#52514e", "size": 10}, "showarrow": false, "text": "180", "x": 5.0, "xanchor": "center", "xref": "x", "y": 1.22, "yanchor": "bottom", "yref": "y"}, {"font": {"color": "#52514e", "size": 10}, "showarrow": false, "text": "90", "x": 6.0, "xanchor": "center", "xref": "x", "y": 1.22, "yanchor": "bottom", "yref": "y"}, {"font": {"color": "#52514e", "size": 10}, "showarrow": false, "text": "90", "x": 7.0, "xanchor": "center", "xref": "x", "y": 1.22, "yanchor": "bottom", "yref": "y"}, {"font": {"color": "#2a78d6", "size": 10}, "showarrow": false, "text": "Gz", "x": 1.25, "xanchor": "center", "xref": "x", "y": -0.1, "yanchor": "top", "yref": "y"}, {"font": {"color": "#2a78d6", "size": 10}, "showarrow": false, "text": "Gz", "x": 2.25, "xanchor": "center", "xref": "x", "y": -0.85, "yanchor": "top", "yref": "y"}, {"font": {"color": "#e34948", "size": 10}, "showarrow": false, "text": "Gx", "x": 3.25, "xanchor": "center", "xref": "x", "y": -0.1, "yanchor": "top", "yref": "y"}, {"font": {"color": "#2a78d6", "size": 10}, "showarrow": false, "text": "Gz", "x": 4.25, "xanchor": "center", "xref": "x", "y": -0.1, "yanchor": "top", "yref": "y"}, {"font": {"color": "#2a78d6", "size": 10}, "showarrow": false, "text": "Gz", "x": 5.25, "xanchor": "center", "xref": "x", "y": -0.85, "yanchor": "top", "yref": "y"}, {"font": {"color": "#1baf7a", "size": 10}, "showarrow": false, "text": "Gy", "x": 6.25, "xanchor": "center", "xref": "x", "y": -0.1, "yanchor": "top", "yref": "y"}, {"xref": "paper", "yref": "paper", "x": 1.0, "y": 0.0, "xanchor": "right", "yanchor": "bottom", "align": "left", "showarrow": false, "bgcolor": "#fcfcfb", "bordercolor": "#c3c2b7", "borderwidth": 1, "font": {"size": 11, "color": "#0b0b0b"}, "text": "<b>pathway 8</b> 0,1,3,0,-1,-3,0,-1<br>total 0.4897, ψ 0°<br>phase cycle 1<br>gradient 1<br>diffusion 0.4897<br>pulses 1"}]}], "label": "8", "method": "update"}]}], "height": 470, "paper_bgcolor": "#fcfcfb", "plot_bgcolor": "#fcfcfb", "hovermode": "closest"}}
